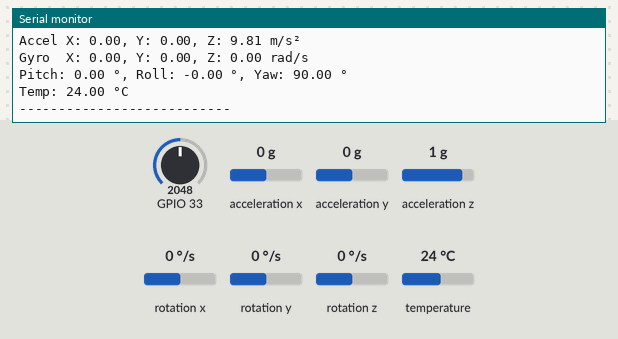
A program run on a simulated ESP32. Shown: the last lines printed to the serial monitor. Inputs (shaded band) come from the test bench; at power-on: acceleration x 0 g, GPIO 33 = 2048, acceleration y 0 g, acceleration z 1 g, rotation x 0 °/s, rotation y 0 °/s, rotation z 0 °/s, temperature 24 °C. The local clock reads 2024-03-15 10:24:30 at power-on unless the program sets it.

Above: at 1.2 s.
1.3 s: acceleration x set to -1.4 g
2.8 s: GPIO 33 set to 2866
At 3.9 s:
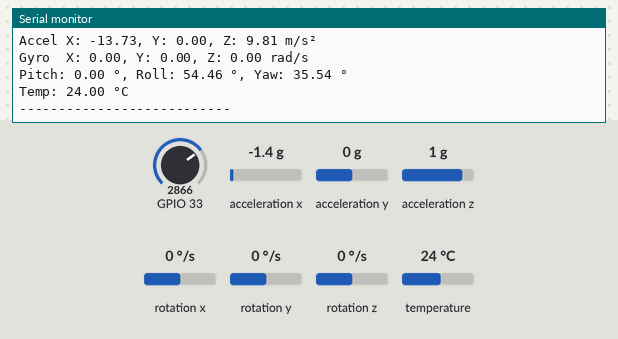
4.3 s: acceleration y set to -1.4 g
5.8 s: acceleration z set to -1.4 g
At 6.9 s:
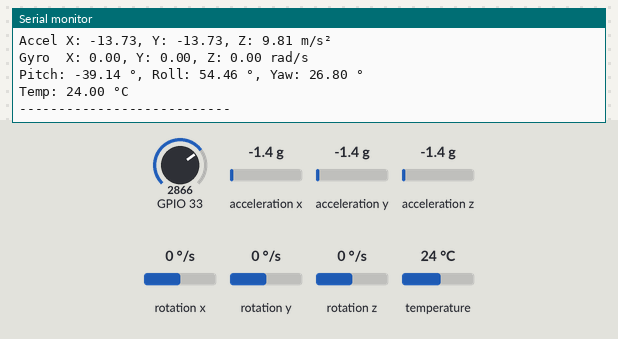
7.3 s: GPIO 33 set to 3972
At 8.6 s:
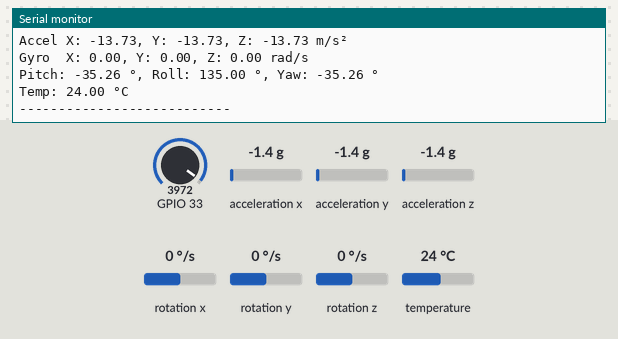
8.8 s: rotation x set to -192 °/s
Timing chart, 0 to 11.3 s (numbered marks = the images above; inputs shaded):
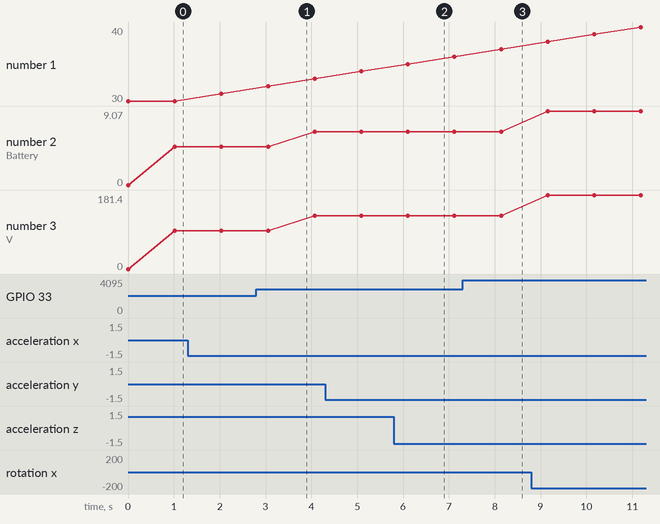

The program:

main.cpp
```cpp
/* Main.cpp code for the simulation of a Mini Satellite that communicate with
a Station on Earth.
By Kader Khafif the 08/25/2025 */

#include <Arduino.h>
#include <Adafruit_Sensor.h>
#include "DS1307Module.h"
#include "MPU6050Module.h"
#include "BatteryModule.h"
#include "sharedData.h"


// Declaring Task handlers
TaskHandle_t TimeKeeperTask = NULL;
TaskHandle_t AcceleroGyroTask = NULL;
TaskHandle_t BatteryLevelTask = NULL;
TaskHandle_t PrinterTask  = NULL;

void TimeKeeper( void * parameter ) {
  for(;;) { // looping for timekeeping
    // Get the current time from the RTC
    DateTime now = rtc.now();
    //Serial.printf("Time: %02d:%02d:%02d\n", now.hour(), now.minute(), now.second());
    vTaskDelay(2000 / portTICK_PERIOD_MS);
  }
}
void AcceleroGyro( void * parameter ) {
  for(;;) { // looping for reading MPU6050 data
    // Getting acceleration and gyro data from MPU6050
    mpu.readSensorData();
    vTaskDelay(1000 / portTICK_PERIOD_MS);
  }
}

void BatteryLevel( void * parameter ) {
  for(;;) { // looping for reading battery data
    // Getting battery voltage and charge percentage
    battery.begin(); // Ensure the battery module is initialized
    vTaskDelay(1000 / portTICK_PERIOD_MS);

  }
}
void Printer( void * parameter ) {
  for (;;) {
    Serial.println("----- Satellite Data -----");
    if (sharedD.now.isValid()) {
      Serial.printf("Date: %04d-%02d-%02d  ",
                    sharedD.now.year(), sharedD.now.month(), sharedD.now.day());

      Serial.printf("Time: %02d:%02d:%02d\n",
                  sharedD.now.hour(), sharedD.now.minute(), sharedD.now.second());

      Serial.printf("Battery: %.2f V (%.1f %%)\n",
                  sharedD.voltage, sharedD.charge);

      Serial.printf("Accel X: %.2f, Y: %.2f, Z: %.2f m/s²\n",
                  sharedD.ax, sharedD.ay, sharedD.az);

      Serial.printf("Gyro  X: %.2f, Y: %.2f, Z: %.2f rad/s\n",
                  sharedD.gx, sharedD.gy, sharedD.gz);

      Serial.printf("Pitch: %.2f °, Roll: %.2f °, Yaw: %.2f °\n",
                  sharedD.pitch, sharedD.roll, sharedD.yaw);

      Serial.printf("Temp: %.2f °C\n", sharedD.temp);
      Serial.println("---------------------------");
    } else {
      Serial.println("Shared Data: Invalid Data");
    }
    vTaskDelay(1000 / portTICK_PERIOD_MS);
  }
}

void setup() {
  Serial.begin(115200);
  Wire.begin();

  rtc.begin();
  mpu.begin();
  battery.begin();

  xTaskCreatePinnedToCore(
    TimeKeeper,          /* Task function. */
    "TimeKeeper",        /* name of task. */
    10000,              /* Stack size of task */
    NULL,               /* parameter of the task */
    2,                  /* priority of the task */
    &TimeKeeperTask,    /* Task handle to keep track of created task */
    0);                 /* pin task to core 0 */

  xTaskCreatePinnedToCore(
    AcceleroGyro,
    "AcceleroGyro",
    15000,
    NULL,
    1,
    &AcceleroGyroTask,
    0);

  xTaskCreatePinnedToCore(
    BatteryLevel,
    "BatteryLevel",
    10000,
    NULL,
    1,
    &BatteryLevelTask,
    0);

  xTaskCreatePinnedToCore(
    Printer,
    "Printer",
    20000,
    NULL,
    1,
    NULL,
    1);
}
void loop() {
  updateSharedData();
  delay(1000);
}
```

Measured:
- plotted number 2: 4.68 → 6.54 after the input at 2.8 s
- plotted number 3: 93.5 → 130.9 after the input at 2.8 s
